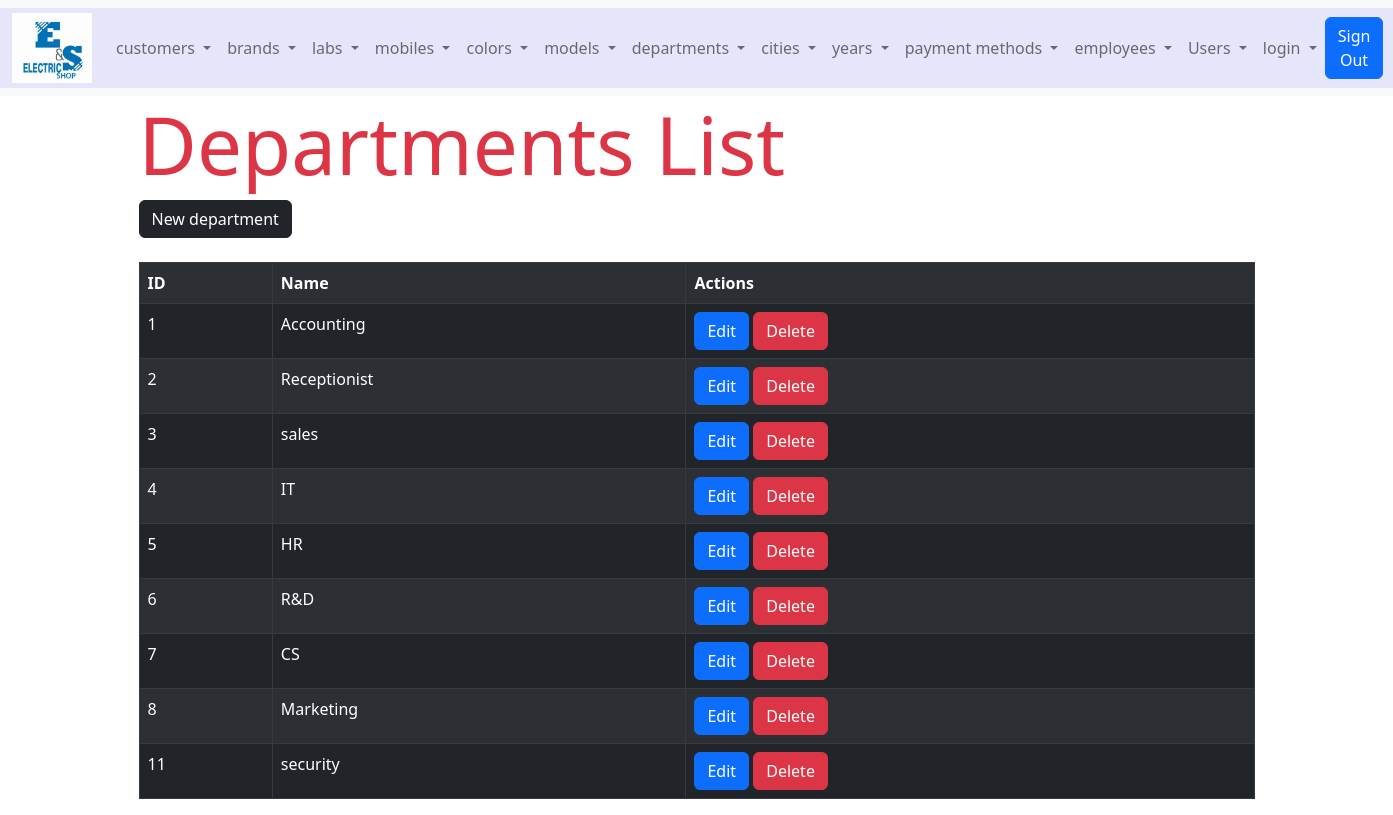
The page /departments_list.php (signed in) on the database its author committed.
### tables this page shows
CREATE TABLE IF NOT EXISTS `departments` (
  `id` int(11) NOT NULL AUTO_INCREMENT,
  `name` varchar(20) NOT NULL,
  `active` tinyint(4) NOT NULL DEFAULT '1',
  PRIMARY KEY (`id`)
);

### functions/departments_functions.php (called while the page is built, shortened)
<?php
 function departments_list($status="active"){
  global $conn;
  if($status=="active"){
    $sql="SELECT * FROM departments where active =1";
  }
  elseif ($status=="deleted") {
    $sql="SELECT * FROM departments where active =0";
  }
    $data = mysqli_query($conn,$sql);
    return $data;
  }
?>

### departments_list.php (the view, shortened to what this page needs)
<?php
$data=departments_list();
 ?>
 <!DOCTYPE html>
 <html lang="en" dir="ltr">
   <head>
     <?php include 'style.php'; ?>
   </head>
   <body>
     <?php include 'navbar.php'; ?>
     <div class="container">
         <h1 class="display-1 text-danger">Departments List</h1>
         <a class="btn btn-dark mb-4 " href="departments_new.php">New department</a>
         <table class="table table-dark table-bordered table-striped">
       <tr>
         <td><b>ID</b></td>
         <td><b>Name</b></td>
         <td><b>Actions</b></td>
       </tr>
       <?php while($department=mysqli_fetch_assoc($data)){ ?>
         <tr>
           <td><?php echo $department["id"] ?></td>
           <td><?php echo $department["name"] ?></td>
           <td>
             <a class="btn btn-primary" href="departments_edit.php?id=<?php echo $department["id"];?>">Edit</a>
             <a class="btn btn-danger" href="departments_list.php?id=<?php echo $department["id"];?>">Delete</a>
           </td>
         </tr>
      <?php } ?>
     </table>
   </body>
 </html>

### rows shown on the page
departments: id "1", name "Accounting"
departments: id "2", name "Receptionist"
departments: id "3", name "sales"
departments: id "4", name "IT"
departments: id "5", name "HR"
departments: id "6", name "R&D"
departments: id "7", name "CS"
departments: id "8", name "Marketing"
departments: id "11", name "security"
